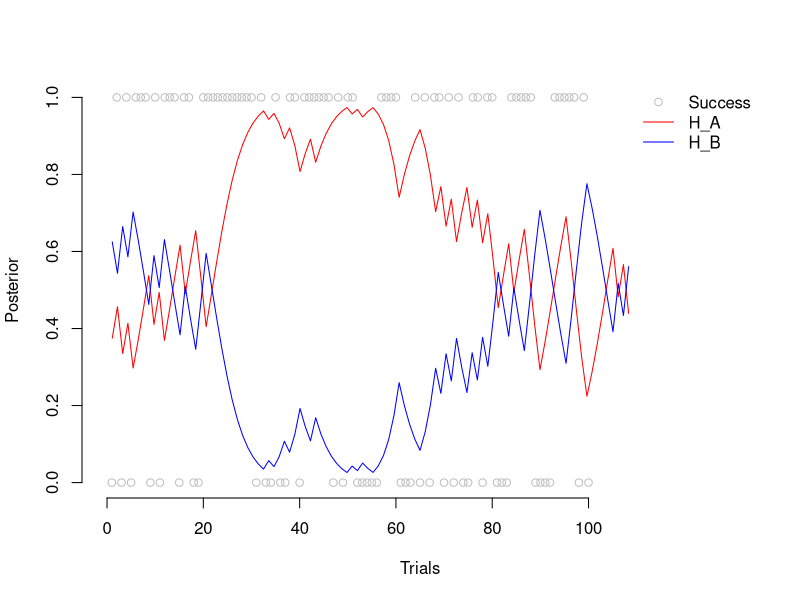

The R source for this figure:
## ---- chunk 1
knitr::opts_chunk$set(echo = TRUE)
## ---- chunk 2
print(prob.D.HA <- choose(100,60) * (0.7^60)*(0.3^40))

print(prob.D.HB <- choose(100,60) * ((0.5)^100))

## ---- chunk 3
prob.HA <- 0.5

prob.HB <- 0.5

## ---- chunk 4

prob.D.HA*prob.HA /(prob.D.HA*prob.HA+prob.D.HB*prob.HB)

prob.D.HB*prob.HB /(prob.D.HA*prob.HA+prob.D.HB*prob.HB)

## ---- chunk 5

bayes.update <- function(prior,success,H){
  enumerator.1  <- H[1]^success * (1-H[1])^(1-success) * prior[1]
  enumerator.2  <- H[2]^success * (1-H[2])^(1-success) * prior[2]
  
  posterior.1 <- enumerator.1/(enumerator.1 + enumerator.2)
  posterior.2 <- enumerator.2/(enumerator.1 + enumerator.2)
  
  c(posterior.1,posterior.2)
}

## ---- chunk 6
prior <- c(0.5,0.5)
success <- 1
H <- c(0.7,0.5)


print(updated <- bayes.update(prior,success,H))
## ---- chunk 7
bayes.update(updated,success,H)
## ---- chunk 8

all.trials <- sample(c(rep(1,60) , rep(0,40)),
                replace=F)
print(all.trials)
table(all.trials)

## ---- chunk 9
first.prior <- c(0.5,0.5)
all.updates <- matrix(NA,nrow=length(all.trials),ncol=2)

for (i in 1:length(all.trials)){
  
  if (i ==1) updated <- first.prior
  
  updated <- bayes.update(updated,all.trials[i],H)
  
  all.updates[i,] <- updated
}
## ---- chunk 10


plot(1:nrow(all.updates),all.trials,type="p",col="grey",
     ylab="Posterior",xlab="Trials",axes=F,
     ylim=c(0,1),
     xlim=c(0,length(all.trials)*1.3))
axis(1,at=seq(0,100,by=20))
axis(2)
par(new=T)
plot(1:nrow(all.updates),all.updates[,1],type="l",col="red",
     ann=F,axes=F,
     ylim=c(0,1),
     xlim=c(0,length(all.trials)*1.2))
par(new=T)
plot(1:nrow(all.updates),all.updates[,2],type="l",col="blue",
     ann=F,axes=F,
     ylim=c(0,1),
     xlim=c(0,length(all.trials)*1.2))
legend("topright",col=c("grey","red","blue"),pch=c(1,NA,NA),lty=c(NA,1,1),
       c("Success","H_A","H_B"),bty="n")



